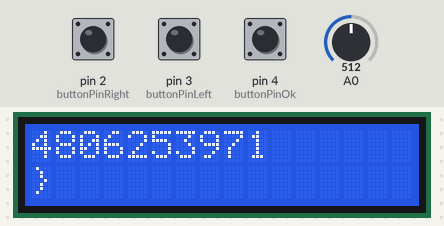
Bench run of a sketch on a simulated Arduino Uno, built with avr-gcc and run on an emulated ATmega328P. On the bench: 16×2 character LCD. Inputs (shaded band) come from the test bench; at power-on: pin 3 (buttonPinLeft) HIGH, pin 4 (buttonPinOk) HIGH, pin 2 (buttonPinRight) HIGH, A0 = 512. Random numbers use the default seed unless the sketch sets one; what the sketch prints to the serial monitor is not drawn.

Above: at 1.35 s.
2.3 s: pin 3 (buttonPinLeft) pulled LOW for 0.15 s
At 3.5 s:
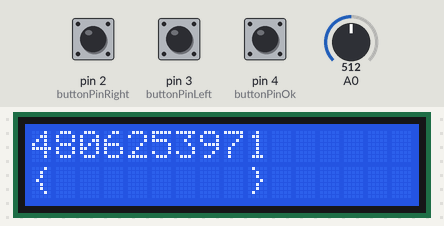
4.0 s: pin 4 (buttonPinOk) pulled LOW for 0.15 s
At 4.8 s:
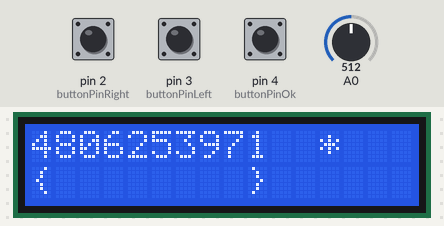
6.5 s: pin 3 (buttonPinLeft) pulled LOW for 1 s
At 7.9 s:
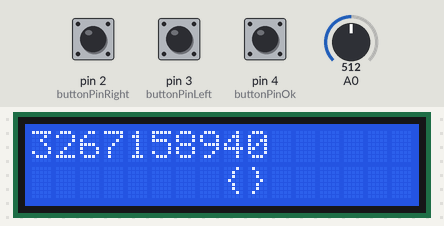
9.0 s: pin 2 (buttonPinRight) pulled LOW for 0.15 s
At 9.8 s:
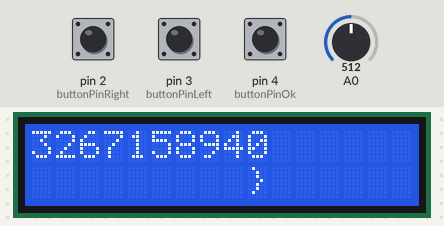
10.7 s: pin 4 (buttonPinOk) pulled LOW for 1 s
At 12.3 s:
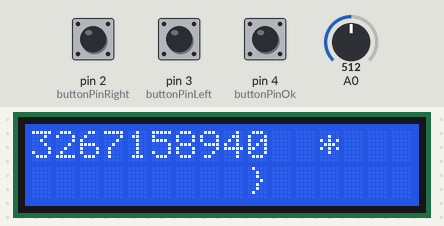
14.0 s: pin 2 (buttonPinRight) pulled LOW for 1 s
At 16.0 s:
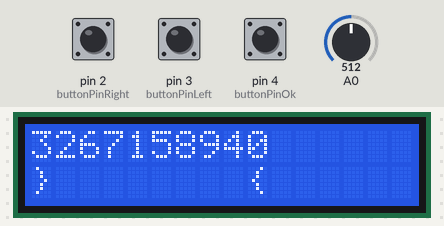
Timing chart, 0 to 17.5 s (numbered marks = the images above; inputs shaded):
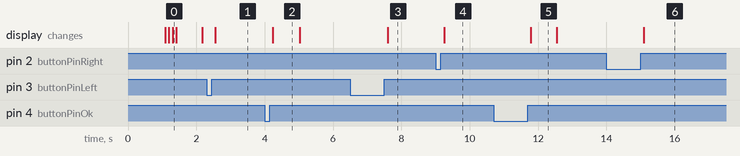

Measured:
- after the input at 2.3 s, the display: changes after 0.25 s (image 1)
- after the input at 4.0 s, the display: changes after 0.23 s (image 2)
- after the input at 6.5 s, the display: changes after 1.1 s (image 3)
- after the input at 9.0 s, the display: changes after 0.25 s (image 4)
- after the input at 10.7 s, the display: changes after 1.1 s (image 5)
- after the input at 14.0 s, the display: changes after 1.1 s (image 6)
- what the display in image 2 shows lasts 0.8 s, from 4.2 s to 5.0 s

The sketch:

q2_game.ino
```cpp
#include <LiquidCrystal_AIP31068_I2C.h>


LiquidCrystal_AIP31068_I2C lcd(0x3E,16,2);  // set the LCD address to 0x3E for a 16 chars and 2 line display

// Define the digits array and selected array
int digits[] = {0, 1, 2, 3, 4, 5, 6, 7, 8, 9};
int selected[] = {0, 1, 2, 3, 4, 5, 6, 7, 8, 9};
int outOfOrder[10] = {10, 10, 10, 10, 10, 10, 10, 10, 10, 10};
int numEqualPosition;

const int buttonPinRight = 2;  // pin for "right" button
const int buttonPinLeft = 3;   // pin for "left" button
const int buttonPinOk = 4;     // pin for "ok" button

unsigned long last_debounce_time_right = 0;
unsigned long debounce_delay_right = 80;
bool right_state = LOW;
bool last_right_state = LOW;

unsigned long last_debounce_time_left = 0;
unsigned long debounce_delay_left = 80;
bool left_state = LOW;
bool last_left_state = LOW;

unsigned long last_debounce_time_ok = 0;
unsigned long debounce_delay_ok = 80;
bool ok_state = LOW;
bool last_ok_state = LOW;

int reading;

int counter = 0;               // counter variable
int sel1;
int sel1POS;
int sel2;
int sel2POS;
int opt = 0;
int tp;

int tempo1;
int tempo2;
int minutosJogados;
int segundosJogados;
int jogadas;

// Define the shuffleSelected function
void shuffleSelected(int arr[], int selected[], int selectedSize) {
  // initialize the random number generator
  randomSeed(analogRead(0));
  // shuffle the selected elements
  for (int i = 0; i < selectedSize; i++) {
    int j = random(i, selectedSize);
    int temp = arr[selected[i]];
    arr[selected[i]] = arr[selected[j]];
    arr[selected[j]] = temp;
  }
}

//Counts how many of the digits are in the ascending order
int countEqualPosition(int digits[]) {
  int count = 0;
  for (int i = 0; i < 10; i++) {
    if (digits[i] == i) {
      count++;
    }
  }
  return count;
}

void getIndicesDifferentFromValue(int digits[], int outOfOrder[]) {
  int j = 0;
  for (int i = 0; i < 10; i++) {
    if (digits[i] != i) {
      outOfOrder[j] = i;
      j++;
    }
  }
}

void printDigits() {
  for (int i = 0; i < sizeof(digits) / sizeof(digits[0]); i++) {
  lcd.print(digits[i]);
  //lcd.print(" ");
  }
}

/*
void printOutof(){
  lcd.setCursor(0,1);
  for (int i = 0; i < sizeof(outOfOrder) / sizeof(outOfOrder[0]); i++) {
  lcd.print(outOfOrder[i]);
  //lcd.print(" ");
  }
  lcd.print(" ");
  lcd.print(numEqualPosition);
  lcd.setCursor(0,0);
}*/

void printSelectds(){
  lcd.clear();
  lcd.setCursor(sel1POS,1);
  lcd.print("{");
  lcd.setCursor(sel2POS,1);
  lcd.print("}");
  lcd.setCursor(0,0);
  printDigits();
}

void setup() {
  // Initialize the I2C display
  lcd.init();
  // Print a message to the display
  lcd.print("Shuffling Digits");
  shuffleSelected(digits, selected, sizeof(selected) / sizeof(selected[0]));
  delay(1000);
  // Clear the display
  lcd.clear();
  // Print the shuffled digits to the display
  printDigits();
  //printOutof();
  //printSelectds();

  pinMode(buttonPinRight, INPUT_PULLUP);  // set up "right" button pin
  pinMode(buttonPinLeft, INPUT_PULLUP);   // set up "left" button pin
  pinMode(buttonPinOk, INPUT_PULLUP);     // set up "ok" button pin

  Serial.begin(9600);                      // start serial communication
  tempo1 = millis();
}

void readButtons() {

  // Debounce the button
  reading = digitalRead(buttonPinRight);
  if (reading != last_right_state) {
    last_debounce_time_right = millis();
  }
  if ((millis() - last_debounce_time_right) > debounce_delay_right) {
    if (reading != right_state) {
      right_state = reading;
      if (right_state == HIGH) {
        counter++;
        if (counter > 9){counter = 0;}
        if (opt == 0){
          sel1POS = counter;
          sel1 = digits[counter];
        }
        else{
          sel2POS = counter;
          sel2 = digits[counter];
        }
        printSelectds();
        Serial.println(sel1);
        Serial.println(sel2);
        delay(100);
      }
    }
  }
  last_right_state = reading;

    // Debounce the button
  reading = digitalRead(buttonPinLeft);
  if (reading != last_left_state) {
    last_debounce_time_left = millis();
  }
  if ((millis() - last_debounce_time_left) > debounce_delay_left) {
    if (reading != left_state) {
      left_state = reading;
      if (left_state == HIGH) {
        counter--;
        if (counter < 0){counter = 9;}
        if (opt == 0){
          sel1POS = counter;
          sel1 = digits[counter];
        }
        else{
          sel2POS = counter;
          sel2 = digits[counter];
        }
        printSelectds();
        Serial.println(sel1);
        Serial.println(sel2);
        delay(100);
      }
    }
  }
  last_left_state = reading;

  // Debounce the button
  reading = digitalRead(buttonPinOk);
  if (reading != last_ok_state) {
    last_debounce_time_ok = millis();
  }
  if ((millis() - last_debounce_time_ok) > debounce_delay_ok) {
    if (reading != ok_state) {
      ok_state = reading;
      if (ok_state == HIGH) {
        opt++;
        opt = constrain(opt, 0, 2);
        for(int k = 0; k < 3; k++){
          lcd.setCursor(12,0);
          lcd.print("*");
          delay(250);
          lcd.setCursor(12,0);
          lcd.print(" ");
          }
        lcd.setCursor(0,0);
      }
    }
  }
  last_ok_state = reading;

}

void loop() {
  readButtons();
  if (opt == 2){

  tp = digits[sel1POS];
  digits[sel1POS] = digits[sel2POS];
  digits[sel2POS] = tp;

  jogadas++;

  numEqualPosition = countEqualPosition(digits);
  getIndicesDifferentFromValue(digits, outOfOrder);
  // Shuffle the selected digits every 5 seconds
  shuffleSelected(digits, outOfOrder, 10 - numEqualPosition);
  opt =0;
    // Clear the display
  lcd.clear();
  // Print the shuffled digits to the display
  printDigits();
  //printOutof();
  printSelectds();
  }
  if (numEqualPosition == 10){
    for (int k = 0; k < 5; k++){
          lcd.clear();
          lcd.print("Acertou!");
          delay(1000);
          lcd.clear();
          lcd.print("Jogadas:");
          lcd.print(jogadas);
          delay(1000);
          lcd.clear();
          lcd.print("Time:");
          lcd.print(minutosJogados);
          lcd.print("min ");
          lcd.print(segundosJogados);
          lcd.print("s");
          delay(1000);
          lcd.clear();
    }
    numEqualPosition = 0;
    lcd.print("Shuffling Digits");
    shuffleSelected(digits, selected, sizeof(selected) / sizeof(selected[0]));
    delay(1000);
    // Clear the display
    lcd.clear();
    // Print the shuffled digits to the display
    printDigits();

  }
  tempo2 = millis();
  if ((tempo2 - tempo1) >= 1000){
    segundosJogados++;
    if (segundosJogados == 60){
      minutosJogados++;
      segundosJogados = 0;
    }

    tempo1 = tempo2;
  }


  // Wait 5 seconds before shuffling again


}
```
